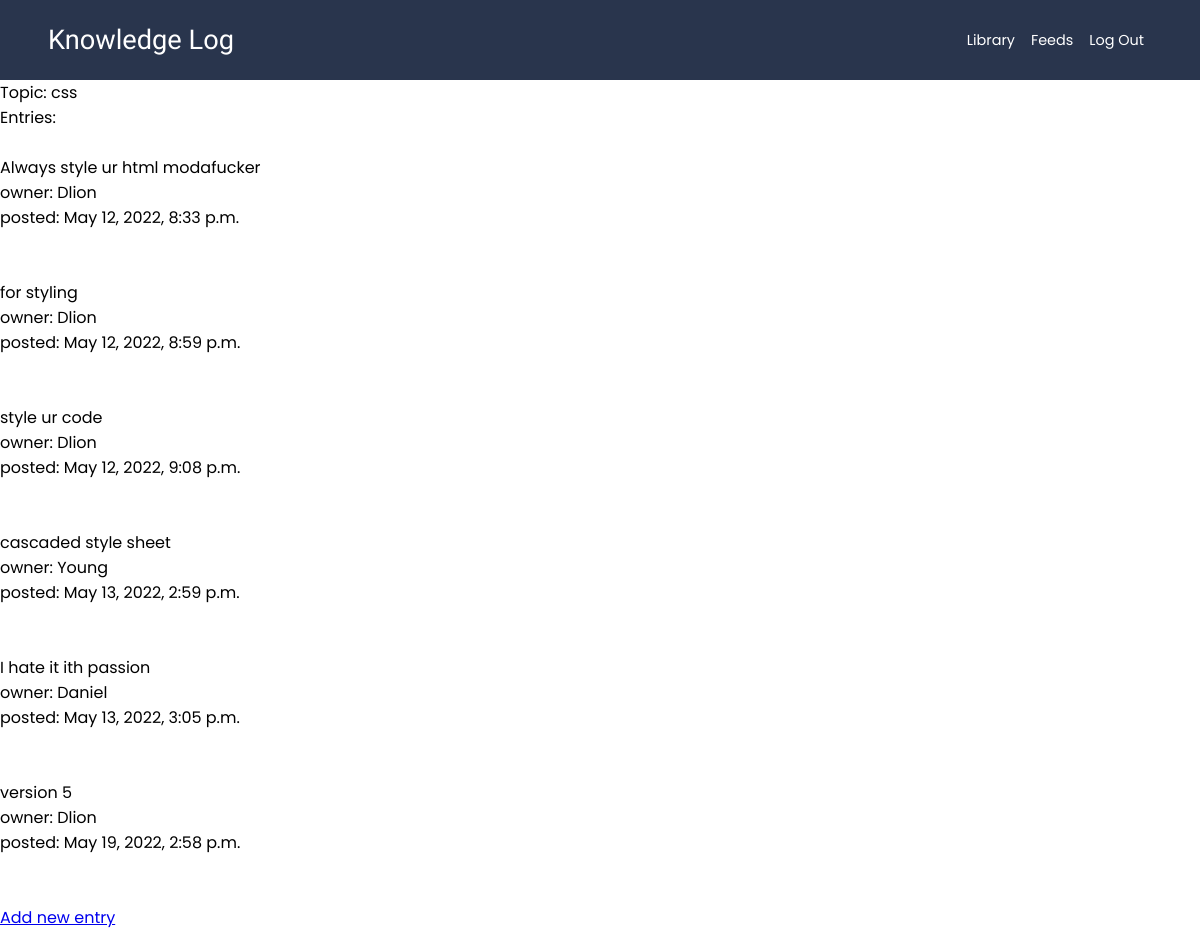
The app's page /topic/7/ (signed in) with its own data.
### logs/models.py (models this page shows, shortened)
class Topic(models.Model):
    topic=models.CharField(max_length=100)
    description=models.TextField(blank=True, default='')
    date_added= models.DateTimeField(auto_now_add=True)
    owner=models.ForeignKey(User, on_delete=models.CASCADE)
    public=models.BooleanField(default=False)
    def __str__(self):
        return self.topic

class Entry(models.Model):
    topic=models.ForeignKey(Topic, on_delete=models.CASCADE)
    entry=models.TextField()
    date_added=models.DateTimeField(auto_now_add=True)
    owner=models.ForeignKey(User, on_delete=models.CASCADE)
    class Meta:
        verbose_name_plural='entries'

### logs/views.py (the view)
# urls.py: path('topic/<int:topic_id>/', views.topic, name='topic'),
@login_required
def topic(request, topic_id):
    topic = Topic.objects.get(id=topic_id)
    if topic.public == True:
        entries = topic.entry_set.order_by('date_added')
    else:
        if topic.owner != request.user:
            return render(request, 'logs/error.html', {})
    entries = topic.entry_set.order_by('date_added')
    return render(request, 'logs/topic.html', {'topic': topic, 'entries': entries})

### templates/logs/topic.html (shortened to what this page needs)
{% extends "logs/base.html" %}
{% block content %}
<p>Topic: {{ topic }}</p>
<p>Entries:</p>
<br>
<ul>
    {% for entry in entries %}
    <li>
        <p>{{ entry.entry|linebreaks }}</p>
        <p>owner: {{entry.owner}}</p>
        <p>posted: {{ entry.date_added}}</p>
        <br><br>
    </li>
    {% empty %}
    <li>There are no entries for this topic yet.</li>
    {% endfor %}
</ul>
<a href="{% url 'logs:new_entry' topic.id %}">Add new entry</a>
{% endblock content %}

### static/css/index.css (style rules this page uses)
*, *::after, *::before { margin: 0; padding: 0; box-sizing: border-box; }
:root { --base-color: #29354d; }
body { font-family: 'Poppins', sans-serif; min-height: 100vh; }

### records on screen
Topic: topic "css"
Entry: entry "Always style ur html modafucker", owner "Dlion", date_added "May 12, 2022, 8:33 p.m."
Entry: entry "for styling", owner "Dlion", date_added "May 12, 2022, 8:59 p.m."
Entry: entry "style ur code", owner "Dlion", date_added "May 12, 2022, 9:08 p.m."
Entry: entry "cascaded style sheet", owner "Young", date_added "May 13, 2022, 2:59 p.m."
Entry: entry "I hate it ith passion", owner "Daniel", date_added "May 13, 2022, 3:05 p.m."
Entry: entry "version 5", owner "Dlion", date_added "May 19, 2022, 2:58 p.m."
